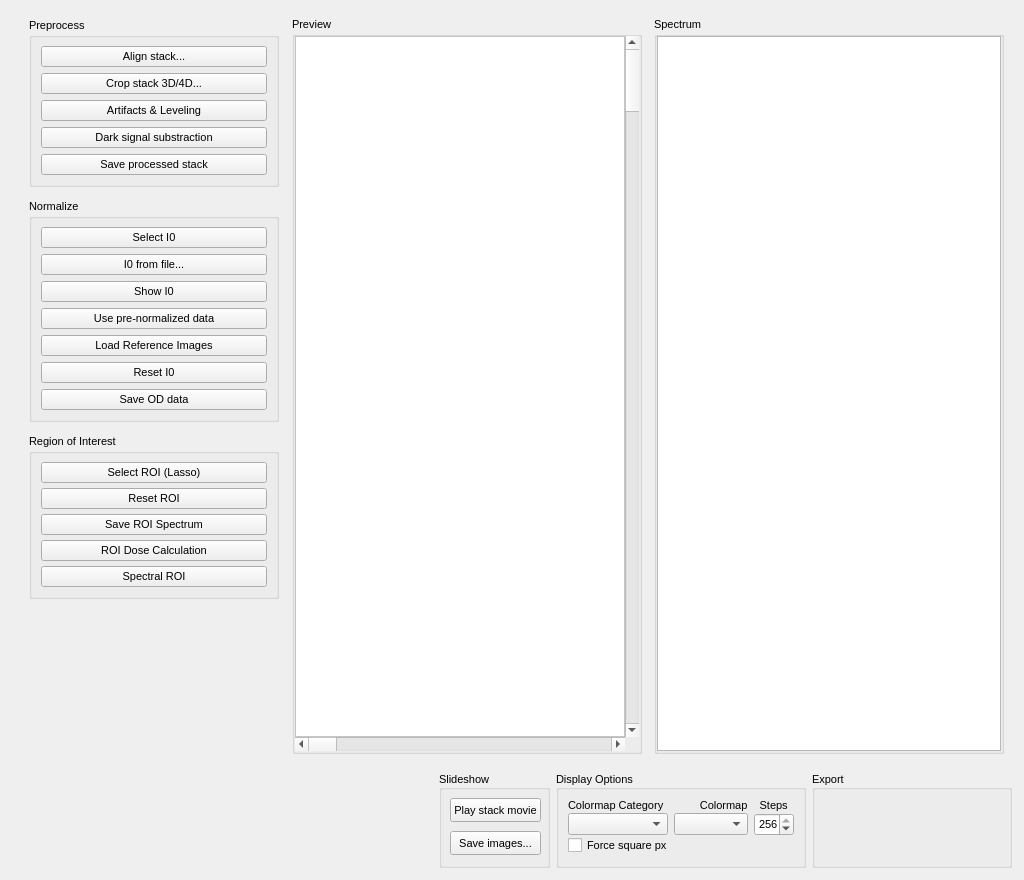
<?xml version="1.0" encoding="UTF-8"?>
<ui version="4.0">
 <class>Form</class>
 <widget class="QWidget" name="Form">
  <property name="geometry">
   <rect>
    <x>0</x>
    <y>0</y>
    <width>1024</width>
    <height>880</height>
   </rect>
  </property>
  <property name="sizePolicy">
   <sizepolicy hsizetype="Maximum" vsizetype="Fixed">
    <horstretch>0</horstretch>
    <verstretch>0</verstretch>
   </sizepolicy>
  </property>
  <property name="windowTitle">
   <string>Form</string>
  </property>
  <layout class="QVBoxLayout" name="verticalLayout">
   <item>
    <widget class="QFrame" name="">
     <property name="sizePolicy">
      <sizepolicy hsizetype="Preferred" vsizetype="MinimumExpanding">
       <horstretch>0</horstretch>
       <verstretch>0</verstretch>
      </sizepolicy>
     </property>
     <layout class="QHBoxLayout" name="horizontalLayout">
      <property name="spacing">
       <number>12</number>
      </property>
      <property name="sizeConstraint">
       <enum>QLayout::SetDefaultConstraint</enum>
      </property>
      <property name="topMargin">
       <number>6</number>
      </property>
      <item>
       <widget class="QFrame" name="verticalFrame">
        <property name="sizePolicy">
         <sizepolicy hsizetype="Maximum" vsizetype="Minimum">
          <horstretch>0</horstretch>
          <verstretch>0</verstretch>
         </sizepolicy>
        </property>
        <property name="font">
         <font>
          <family>Ubuntu</family>
          <pointsize>8</pointsize>
         </font>
        </property>
        <layout class="QVBoxLayout" name="verticalLayout_2">
         <property name="spacing">
          <number>12</number>
         </property>
         <property name="leftMargin">
          <number>9</number>
         </property>
         <property name="topMargin">
          <number>1</number>
         </property>
         <property name="rightMargin">
          <number>1</number>
         </property>
         <property name="bottomMargin">
          <number>1</number>
         </property>
         <item>
          <widget class="QGroupBox" name="groupBox">
           <property name="minimumSize">
            <size>
             <width>250</width>
             <height>0</height>
            </size>
           </property>
           <property name="maximumSize">
            <size>
             <width>250</width>
             <height>16777215</height>
            </size>
           </property>
           <property name="font">
            <font>
             <family>Ubuntu</family>
             <pointsize>8</pointsize>
            </font>
           </property>
           <property name="title">
            <string>Preprocess</string>
           </property>
           <layout class="QVBoxLayout" name="verticalLayout_5">
            <item>
             <widget class="QPushButton" name="button_align">
              <property name="font">
               <font>
                <family>Ubuntu</family>
                <pointsize>8</pointsize>
               </font>
              </property>
              <property name="text">
               <string>Align stack...</string>
              </property>
             </widget>
            </item>
            <item>
             <widget class="QPushButton" name="button_multicrop">
              <property name="font">
               <font>
                <family>Ubuntu</family>
                <pointsize>8</pointsize>
               </font>
              </property>
              <property name="text">
               <string>Crop stack 3D/4D...</string>
              </property>
             </widget>
            </item>
            <item>
             <widget class="QPushButton" name="button_artefacts">
              <property name="text">
               <string>Artifacts &amp;&amp; Leveling</string>
              </property>
             </widget>
            </item>
            <item>
             <widget class="QPushButton" name="button_darksig">
              <property name="text">
               <string>Dark signal substraction</string>
              </property>
             </widget>
            </item>
            <item>
             <widget class="QPushButton" name="button_savestack">
              <property name="text">
               <string>Save processed stack</string>
              </property>
             </widget>
            </item>
           </layout>
          </widget>
         </item>
         <item>
          <widget class="QGroupBox" name="groupBox_3">
           <property name="minimumSize">
            <size>
             <width>250</width>
             <height>0</height>
            </size>
           </property>
           <property name="maximumSize">
            <size>
             <width>250</width>
             <height>16777215</height>
            </size>
           </property>
           <property name="font">
            <font>
             <family>Ubuntu</family>
             <pointsize>8</pointsize>
            </font>
           </property>
           <property name="title">
            <string>Normalize</string>
           </property>
           <layout class="QVBoxLayout" name="verticalLayout_6">
            <item>
             <widget class="QPushButton" name="button_i0histogram">
              <property name="sizePolicy">
               <sizepolicy hsizetype="Minimum" vsizetype="Maximum">
                <horstretch>0</horstretch>
                <verstretch>0</verstretch>
               </sizepolicy>
              </property>
              <property name="font">
               <font>
                <family>Ubuntu</family>
                <pointsize>8</pointsize>
               </font>
              </property>
              <property name="text">
               <string>Select I0</string>
              </property>
             </widget>
            </item>
            <item>
             <widget class="QPushButton" name="button_i0ffile">
              <property name="text">
               <string>I0 from file...</string>
              </property>
             </widget>
            </item>
            <item>
             <widget class="QPushButton" name="button_showi0">
              <property name="text">
               <string>Show I0</string>
              </property>
              <property name="checkable">
               <bool>true</bool>
              </property>
              <property name="checked">
               <bool>false</bool>
              </property>
             </widget>
            </item>
            <item>
             <widget class="QPushButton" name="button_prenorm">
              <property name="text">
               <string>Use pre-normalized data</string>
              </property>
             </widget>
            </item>
            <item>
             <widget class="QPushButton" name="button_refimgs">
              <property name="text">
               <string>Load Reference Images</string>
              </property>
             </widget>
            </item>
            <item>
             <widget class="QPushButton" name="button_reseti0">
              <property name="text">
               <string>Reset I0</string>
              </property>
             </widget>
            </item>
            <item>
             <widget class="QPushButton" name="button_saveod">
              <property name="text">
               <string>Save OD data</string>
              </property>
             </widget>
            </item>
           </layout>
          </widget>
         </item>
         <item>
          <widget class="QGroupBox" name="groupBox_7">
           <property name="minimumSize">
            <size>
             <width>250</width>
             <height>0</height>
            </size>
           </property>
           <property name="maximumSize">
            <size>
             <width>250</width>
             <height>16777215</height>
            </size>
           </property>
           <property name="font">
            <font>
             <family>Ubuntu</family>
             <pointsize>8</pointsize>
            </font>
           </property>
           <property name="title">
            <string>Region of Interest</string>
           </property>
           <layout class="QVBoxLayout" name="verticalLayout_10">
            <property name="spacing">
             <number>5</number>
            </property>
            <item>
             <widget class="QPushButton" name="button_addROI">
              <property name="sizePolicy">
               <sizepolicy hsizetype="Minimum" vsizetype="Maximum">
                <horstretch>0</horstretch>
                <verstretch>0</verstretch>
               </sizepolicy>
              </property>
              <property name="font">
               <font>
                <family>Ubuntu</family>
                <pointsize>8</pointsize>
               </font>
              </property>
              <property name="text">
               <string>Select ROI (Lasso)</string>
              </property>
             </widget>
            </item>
            <item>
             <widget class="QPushButton" name="button_resetROI">
              <property name="text">
               <string>Reset ROI</string>
              </property>
             </widget>
            </item>
            <item>
             <widget class="QPushButton" name="button_saveROIspectr">
              <property name="text">
               <string>Save ROI Spectrum</string>
              </property>
             </widget>
            </item>
            <item>
             <widget class="QPushButton" name="button_ROIdosecalc">
              <property name="text">
               <string>ROI Dose Calculation</string>
              </property>
             </widget>
            </item>
            <item>
             <widget class="QPushButton" name="button_spectralROI">
              <property name="text">
               <string>Spectral ROI</string>
              </property>
             </widget>
            </item>
           </layout>
          </widget>
         </item>
         <item>
          <spacer name="verticalSpacer">
           <property name="orientation">
            <enum>Qt::Vertical</enum>
           </property>
           <property name="sizeType">
            <enum>QSizePolicy::MinimumExpanding</enum>
           </property>
           <property name="sizeHint" stdset="0">
            <size>
             <width>20</width>
             <height>40</height>
            </size>
           </property>
          </spacer>
         </item>
        </layout>
       </widget>
      </item>
      <item>
       <widget class="QGroupBox" name="tc_imageeng">
        <property name="sizePolicy">
         <sizepolicy hsizetype="Preferred" vsizetype="Preferred">
          <horstretch>0</horstretch>
          <verstretch>0</verstretch>
         </sizepolicy>
        </property>
        <property name="font">
         <font>
          <family>Ubuntu</family>
          <pointsize>8</pointsize>
         </font>
        </property>
        <property name="title">
         <string>Preview</string>
        </property>
        <layout class="QHBoxLayout" name="horizontalLayout_3">
         <property name="spacing">
          <number>0</number>
         </property>
         <property name="sizeConstraint">
          <enum>QLayout::SetMaximumSize</enum>
         </property>
         <property name="leftMargin">
          <number>0</number>
         </property>
         <property name="topMargin">
          <number>0</number>
         </property>
         <property name="rightMargin">
          <number>0</number>
         </property>
         <property name="bottomMargin">
          <number>0</number>
         </property>
         <item>
          <layout class="QGridLayout" name="gridLayout_2" columnstretch="0,0">
           <property name="sizeConstraint">
            <enum>QLayout::SetDefaultConstraint</enum>
           </property>
           <property name="leftMargin">
            <number>0</number>
           </property>
           <property name="rightMargin">
            <number>0</number>
           </property>
           <property name="spacing">
            <number>0</number>
           </property>
           <item row="0" column="0">
            <widget class="GraphicsLayoutWidget" name="canvas">
             <property name="sizePolicy">
              <sizepolicy hsizetype="Expanding" vsizetype="MinimumExpanding">
               <horstretch>0</horstretch>
               <verstretch>0</verstretch>
              </sizepolicy>
             </property>
             <property name="font">
              <font>
               <family>Ubuntu</family>
               <pointsize>8</pointsize>
              </font>
             </property>
             <property name="styleSheet">
              <string notr="true">background: white</string>
             </property>
            </widget>
           </item>
           <item row="1" column="0">
            <widget class="QScrollBar" name="slider_theta">
             <property name="font">
              <font>
               <family>Ubuntu</family>
               <pointsize>8</pointsize>
              </font>
             </property>
             <property name="orientation">
              <enum>Qt::Horizontal</enum>
             </property>
            </widget>
           </item>
           <item row="0" column="1">
            <widget class="QScrollBar" name="slider_eng">
             <property name="sizePolicy">
              <sizepolicy hsizetype="Fixed" vsizetype="Minimum">
               <horstretch>0</horstretch>
               <verstretch>0</verstretch>
              </sizepolicy>
             </property>
             <property name="minimumSize">
              <size>
               <width>0</width>
               <height>0</height>
              </size>
             </property>
             <property name="baseSize">
              <size>
               <width>0</width>
               <height>0</height>
              </size>
             </property>
             <property name="font">
              <font>
               <family>Ubuntu</family>
               <pointsize>8</pointsize>
               <kerning>false</kerning>
              </font>
             </property>
             <property name="orientation">
              <enum>Qt::Vertical</enum>
             </property>
             <property name="invertedAppearance">
              <bool>false</bool>
             </property>
            </widget>
           </item>
          </layout>
         </item>
        </layout>
       </widget>
      </item>
      <item>
       <widget class="QGroupBox" name="groupBox_6">
        <property name="sizePolicy">
         <sizepolicy hsizetype="Preferred" vsizetype="Preferred">
          <horstretch>0</horstretch>
          <verstretch>0</verstretch>
         </sizepolicy>
        </property>
        <property name="font">
         <font>
          <family>Ubuntu</family>
          <pointsize>8</pointsize>
         </font>
        </property>
        <property name="title">
         <string>Spectrum</string>
        </property>
        <layout class="QHBoxLayout" name="horizontalLayout_5">
         <property name="spacing">
          <number>0</number>
         </property>
         <property name="leftMargin">
          <number>0</number>
         </property>
         <property name="topMargin">
          <number>0</number>
         </property>
         <property name="rightMargin">
          <number>0</number>
         </property>
         <property name="bottomMargin">
          <number>0</number>
         </property>
         <item>
          <widget class="PlotWidget" name="spectrum_plotwidget">
           <property name="sizePolicy">
            <sizepolicy hsizetype="Expanding" vsizetype="MinimumExpanding">
             <horstretch>0</horstretch>
             <verstretch>0</verstretch>
            </sizepolicy>
           </property>
          </widget>
         </item>
        </layout>
       </widget>
      </item>
     </layout>
    </widget>
   </item>
   <item>
    <widget class="QFrame" name="">
     <property name="sizePolicy">
      <sizepolicy hsizetype="Preferred" vsizetype="Maximum">
       <horstretch>0</horstretch>
       <verstretch>0</verstretch>
      </sizepolicy>
     </property>
     <layout class="QHBoxLayout" name="horizontalLayout_9">
      <property name="spacing">
       <number>6</number>
      </property>
      <property name="sizeConstraint">
       <enum>QLayout::SetDefaultConstraint</enum>
      </property>
      <property name="leftMargin">
       <number>1</number>
      </property>
      <property name="topMargin">
       <number>1</number>
      </property>
      <property name="rightMargin">
       <number>1</number>
      </property>
      <property name="bottomMargin">
       <number>1</number>
      </property>
      <item>
       <spacer name="horizontalSpacer_2">
        <property name="orientation">
         <enum>Qt::Horizontal</enum>
        </property>
        <property name="sizeHint" stdset="0">
         <size>
          <width>40</width>
          <height>20</height>
         </size>
        </property>
       </spacer>
      </item>
      <item>
       <widget class="QGroupBox" name="groupBox_4">
        <property name="sizePolicy">
         <sizepolicy hsizetype="Maximum" vsizetype="Preferred">
          <horstretch>0</horstretch>
          <verstretch>0</verstretch>
         </sizepolicy>
        </property>
        <property name="minimumSize">
         <size>
          <width>0</width>
          <height>0</height>
         </size>
        </property>
        <property name="maximumSize">
         <size>
          <width>16777215</width>
          <height>150</height>
         </size>
        </property>
        <property name="font">
         <font>
          <family>Ubuntu</family>
          <pointsize>8</pointsize>
         </font>
        </property>
        <property name="title">
         <string>Slideshow</string>
        </property>
        <property name="alignment">
         <set>Qt::AlignBottom|Qt::AlignLeading|Qt::AlignLeft</set>
        </property>
        <layout class="QHBoxLayout" name="horizontalLayout_2">
         <property name="spacing">
          <number>6</number>
         </property>
         <property name="sizeConstraint">
          <enum>QLayout::SetDefaultConstraint</enum>
         </property>
         <property name="leftMargin">
          <number>8</number>
         </property>
         <property name="topMargin">
          <number>0</number>
         </property>
         <property name="rightMargin">
          <number>6</number>
         </property>
         <property name="bottomMargin">
          <number>0</number>
         </property>
         <item>
          <layout class="QVBoxLayout" name="verticalLayout_3">
           <property name="spacing">
            <number>0</number>
           </property>
           <item>
            <widget class="QPushButton" name="button_slideshow">
             <property name="minimumSize">
              <size>
               <width>0</width>
               <height>24</height>
              </size>
             </property>
             <property name="text">
              <string>Play stack movie</string>
             </property>
            </widget>
           </item>
           <item>
            <widget class="QPushButton" name="button_save">
             <property name="minimumSize">
              <size>
               <width>0</width>
               <height>24</height>
              </size>
             </property>
             <property name="text">
              <string>Save images...</string>
             </property>
            </widget>
           </item>
          </layout>
         </item>
        </layout>
       </widget>
      </item>
      <item>
       <widget class="QGroupBox" name="DisplayOptions">
        <property name="sizePolicy">
         <sizepolicy hsizetype="MinimumExpanding" vsizetype="Maximum">
          <horstretch>0</horstretch>
          <verstretch>0</verstretch>
         </sizepolicy>
        </property>
        <property name="minimumSize">
         <size>
          <width>0</width>
          <height>0</height>
         </size>
        </property>
        <property name="maximumSize">
         <size>
          <width>250</width>
          <height>150</height>
         </size>
        </property>
        <property name="font">
         <font>
          <family>Ubuntu</family>
          <pointsize>8</pointsize>
         </font>
        </property>
        <property name="title">
         <string>Display Options</string>
        </property>
        <property name="alignment">
         <set>Qt::AlignBottom|Qt::AlignLeading|Qt::AlignLeft</set>
        </property>
        <layout class="QHBoxLayout" name="horizontalLayout_8" stretch="0">
         <property name="topMargin">
          <number>9</number>
         </property>
         <property name="bottomMargin">
          <number>9</number>
         </property>
         <item>
          <layout class="QVBoxLayout" name="verticalLayout_9">
           <property name="spacing">
            <number>0</number>
           </property>
           <property name="topMargin">
            <number>0</number>
           </property>
           <item>
            <widget class="QLabel" name="label">
             <property name="minimumSize">
              <size>
               <width>0</width>
               <height>15</height>
              </size>
             </property>
             <property name="maximumSize">
              <size>
               <width>16777215</width>
               <height>15</height>
              </size>
             </property>
             <property name="font">
              <font>
               <family>Ubuntu</family>
               <pointsize>8</pointsize>
              </font>
             </property>
             <property name="text">
              <string>Colormap Category            Colormap    Steps</string>
             </property>
            </widget>
           </item>
           <item>
            <layout class="QHBoxLayout" name="horizontalLayout_4">
             <property name="spacing">
              <number>6</number>
             </property>
             <item>
              <widget class="QComboBox" name="CMCatBox">
               <property name="sizePolicy">
                <sizepolicy hsizetype="Preferred" vsizetype="Fixed">
                 <horstretch>0</horstretch>
                 <verstretch>0</verstretch>
                </sizepolicy>
               </property>
               <property name="minimumSize">
                <size>
                 <width>100</width>
                 <height>0</height>
                </size>
               </property>
               <property name="maximumSize">
                <size>
                 <width>120</width>
                 <height>16777215</height>
                </size>
               </property>
               <property name="font">
                <font>
                 <family>Ubuntu</family>
                 <pointsize>8</pointsize>
                </font>
               </property>
              </widget>
             </item>
             <item>
              <widget class="QComboBox" name="CMMapBox">
               <property name="font">
                <font>
                 <family>Ubuntu</family>
                 <pointsize>8</pointsize>
                </font>
               </property>
              </widget>
             </item>
             <item>
              <widget class="QSpinBox" name="StepSpin">
               <property name="maximumSize">
                <size>
                 <width>40</width>
                 <height>16777215</height>
                </size>
               </property>
               <property name="font">
                <font>
                 <family>Ubuntu</family>
                 <pointsize>8</pointsize>
                </font>
               </property>
               <property name="minimum">
                <number>2</number>
               </property>
               <property name="maximum">
                <number>256</number>
               </property>
               <property name="value">
                <number>256</number>
               </property>
               <property name="displayIntegerBase">
                <number>10</number>
               </property>
              </widget>
             </item>
            </layout>
           </item>
           <item>
            <layout class="QHBoxLayout" name="horizontalLayout_6" stretch="1,0">
             <property name="spacing">
              <number>6</number>
             </property>
             <item>
              <widget class="QCheckBox" name="SquarePxCheckBox">
               <property name="minimumSize">
                <size>
                 <width>100</width>
                 <height>0</height>
                </size>
               </property>
               <property name="maximumSize">
                <size>
                 <width>100</width>
                 <height>16777215</height>
                </size>
               </property>
               <property name="font">
                <font>
                 <family>Ubuntu</family>
                 <pointsize>8</pointsize>
                </font>
               </property>
               <property name="autoFillBackground">
                <bool>false</bool>
               </property>
               <property name="text">
                <string>Force square px</string>
               </property>
               <property name="checkable">
                <bool>true</bool>
               </property>
               <property name="checked">
                <bool>false</bool>
               </property>
               <property name="autoRepeat">
                <bool>false</bool>
               </property>
               <property name="autoExclusive">
                <bool>false</bool>
               </property>
               <property name="tristate">
                <bool>false</bool>
               </property>
              </widget>
             </item>
             <item>
              <spacer name="horizontalSpacer">
               <property name="font">
                <font>
                 <family>Ubuntu</family>
                 <pointsize>8</pointsize>
                </font>
               </property>
               <property name="orientation">
                <enum>Qt::Horizontal</enum>
               </property>
               <property name="sizeHint" stdset="0">
                <size>
                 <width>40</width>
                 <height>20</height>
                </size>
               </property>
              </spacer>
             </item>
            </layout>
           </item>
          </layout>
         </item>
        </layout>
       </widget>
      </item>
      <item>
       <widget class="QGroupBox" name="groupBox_2">
        <property name="sizePolicy">
         <sizepolicy hsizetype="Maximum" vsizetype="Maximum">
          <horstretch>0</horstretch>
          <verstretch>0</verstretch>
         </sizepolicy>
        </property>
        <property name="minimumSize">
         <size>
          <width>200</width>
          <height>0</height>
         </size>
        </property>
        <property name="maximumSize">
         <size>
          <width>200</width>
          <height>150</height>
         </size>
        </property>
        <property name="font">
         <font>
          <family>Ubuntu</family>
          <pointsize>8</pointsize>
         </font>
        </property>
        <property name="title">
         <string>Export</string>
        </property>
        <property name="alignment">
         <set>Qt::AlignBottom|Qt::AlignLeading|Qt::AlignLeft</set>
        </property>
       </widget>
      </item>
     </layout>
    </widget>
   </item>
  </layout>
 </widget>
 <customwidgets>
  <customwidget>
   <class>PlotWidget</class>
   <extends>QGraphicsView</extends>
   <header location="global">pyqtgraph</header>
  </customwidget>
  <customwidget>
   <class>GraphicsLayoutWidget</class>
   <extends>QGraphicsView</extends>
   <header location="global">pyqtgraph</header>
  </customwidget>
 </customwidgets>
 <resources/>
 <connections/>
</ui>
